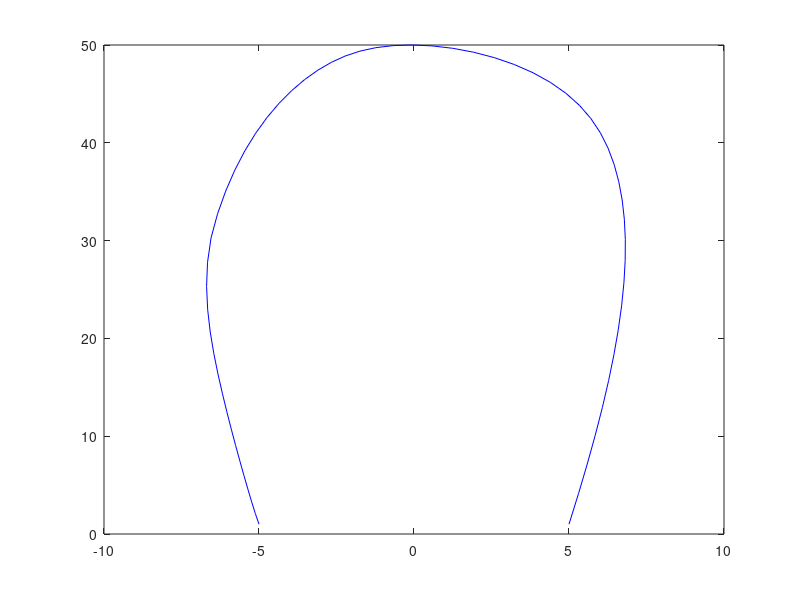

This chart was generated by the following MATLAB code: (Note: this script raises an error after producing the figure.)
load('prevsol_DTMdl___rBrk.mat');
load('max_data.mat');

textwidth = 15;
textheight = 13;
golden_ratio = (1 + sqrt(5)) / 2;
figsize = [0.6 * textwidth, 0.9 * textheight];

figure(20);

plot(prob1.x-10,prob1.y,'Color','b'); hold on;
haipin_i = @(x,y) (x/2)^4 + (y/50)^4;
haipin_o = @(x,y) (x/7)^4 + (y/55)^4;
fimplicit(@(x,y) haipin_i(x,y) - 1 ,[-7 7 0 55],'Color','k');
fimplicit(@(x,y) haipin_o(x,y) - 1 ,[-7 7 0 55],'Color','k');
ylabel('y [m]','Interpreter','latex');
xlabel('x [m]','Interpreter','latex');

t = prob1.tvec;

for ii = 0:1:round(t(end))
    xi = interp1(t,prob1.x-10,ii); 
    yi = interp1(t,prob1.y,ii);
    
    yaw = interp1(t,prob1.psi,ii); % yaw at time instant t
    
    [xval, yval] = VehicleShapeNew(xi,yi,yaw,1.3+1.5,0.8);

    plot(xval, yval, 'b-'); % Plotting line segment
end

hold off; xlim([-7 7]); ylim([0 55]);

set(gca,'FontSize',10);

h = findall(gcf,'Type','axes'); % An array if you have subplots
set(h, 'TickLabelInterpreter', 'latex')

% Set size and no crop
set(gcf, 'PaperUnits', 'centimeters', 'PaperSize', figsize);
set(gcf, 'PaperUnits', 'normalized', 'PaperPosition', [0, 0, 1, 1]);

print -dpdf A:\Courses\optimal_vehicle_maneuvers\doc\figures\prob2_DT_path.pdf

%% second set of plots
textheight = 25;
figsize = [textwidth, textheight];

figure(22); clf;
nrows = 6;

subplot(nrows,2,1);
plot(prob1.tvec,rad2deg(prob1.r)); box off;
ylabel('$\dot \psi$ [deg/s]','Interpreter','latex');
xlabel('$t$ [s]','Interpreter','latex');

subplot(nrows,2,2);
plot(prob1.tvec,rad2deg(wrapToPi(prob1.psi))); box off;
ylabel('$\psi$ [deg]','Interpreter','latex');
xlabel('$t$ [s]','Interpreter','latex');

subplot(nrows,2,3);
plot(prob1.tvec,rad2deg(prob1.delta)); box off;
ylabel('$\delta$ [deg]','Interpreter','latex');
xlabel('$t$ [s]','Interpreter','latex');
yline(rad2deg(deltamax),'LineStyle','--','DisplayName','$\delta$ (lim)')
yline(-rad2deg(deltamax),'LineStyle','--','DisplayName','$\delta$ (lim)')

subplot(nrows,2,4);
plot(prob1.tvec(2:end),rad2deg(prob1.ddelta)); box off;
ylabel('$\dot \delta$ [deg/s]','Interpreter','latex');
xlabel('$t$ [s]','Interpreter','latex');
yline(rad2deg(ddeltamax),'LineStyle','--','DisplayName','$\dot \delta$ (lim)')
yline(-rad2deg(ddeltamax),'LineStyle','--','DisplayName','$\dot \delta$ (lim)')


subplot(nrows,2,5);
plot(prob1.tvec,prob1.vx*3.6); box off;
ylabel('$v_x$ [km/h]','Interpreter','latex');
xlabel('$t$ [s]','Interpreter','latex');

subplot(nrows,2,6);
plot(prob1.tvec,prob1.vy*3.6); box off;
ylabel('$v_y$ [km/h]','Interpreter','latex');
xlabel('$t$ [s]','Interpreter','latex');

subplot(nrows,2,7);
plot(prob1.tvec,prob1.Fxf/1e3); box off; hold on;
plot(prob1.tvec,prob1.Fxr/1e3); box off; hold on;
ylabel('$F_{x}$ [kN]','Interpreter','latex');
xlabel('$t$ [s]','Interpreter','latex');
yline(Dxf/1e3,'LineStyle','--','DisplayName','Fxf (lim)')
yline(-Dxf/1e3,'LineStyle','--','DisplayName','Fxf (lim)')
legend('front','rear','Interpreter','latex');

subplot(nrows,2,8);
plot(prob1.tvec,[prob1.Fy1; prob1.Fy2; prob1.Fy3; prob1.Fy4]/1e3); box off;
ylabel('$F_{y}$ [kN]','Interpreter','latex');
xlabel('$t$ [s]','Interpreter','latex');
yline(Dyf/1e3,'LineStyle','--','DisplayName','Fyf (lim)')
yline(-Dyf/1e3,'LineStyle','--','DisplayName','Fyf (lim)')
legend('1','2','3','4','Interpreter','latex','NumColumns',2);

subplot(nrows,2,9:10);
plot(prob1.tvec,rad2deg([prob1.alpha1; prob1.alpha2; prob1.alpha3; prob1.alpha4])); box off;
ylabel('$\alpha$ [deg]','Interpreter','latex');
xlabel('$t$ [s]','Interpreter','latex');
legend('1','2','3','4','Interpreter','latex','NumColumns',2,'Location','southeast');

subplot(nrows,2,11);
plot(prob1.tvec,[prob1.vx1; prob1.vx2; prob1.vx3; prob1.vx4]*3.6); box off;
ylabel('$v_{x}$ [km/h]','Interpreter','latex');
xlabel('$t$ [s]','Interpreter','latex');

subplot(nrows,2,12);
plot(prob1.tvec,[prob1.vy1; prob1.vy2; prob1.vy3; prob1.vy4]*3.6); box off;
ylabel('$v_{y}$ [km/h]','Interpreter','latex');
xlabel('$t$ [s]','Interpreter','latex');

h = findall(gcf,'Type','axes'); % An array if you have subplots
set(h, 'TickLabelInterpreter', 'latex')

% Set size and no crop
set(gcf, 'PaperUnits', 'centimeters', 'PaperSize', figsize);
set(gcf, 'PaperUnits', 'normalized', 'PaperPosition', [0, 0, 1, 1]);

print -dpdf A:\Courses\optimal_vehicle_maneuvers\doc\figures\prob2_DT_path_detail.pdf
%% funcitons 
function [x, y] = VehicleShapeNew(x, y, theta, l, w)        
    box = [x-l/2, y+w/2; x+l/2, y+w/2; x+l/2, y-w/2; x-l/2, y-w/2];    
    box_matrix = box - repmat([x, y], size(box, 1), 1);    
    theta = -theta;    
    rota_matrix = [cos(theta), -sin(theta); sin(theta), cos(theta)];    
    new = box_matrix * rota_matrix + repmat([x, y], size(box, 1), 1);        
    x = [new(1,1), new(2,1), new(3,1), new(4,1), new(1,1)];    
    y = [new(1,2), new(2,2), new(3,2), new(4,2), new(1,2)];
end